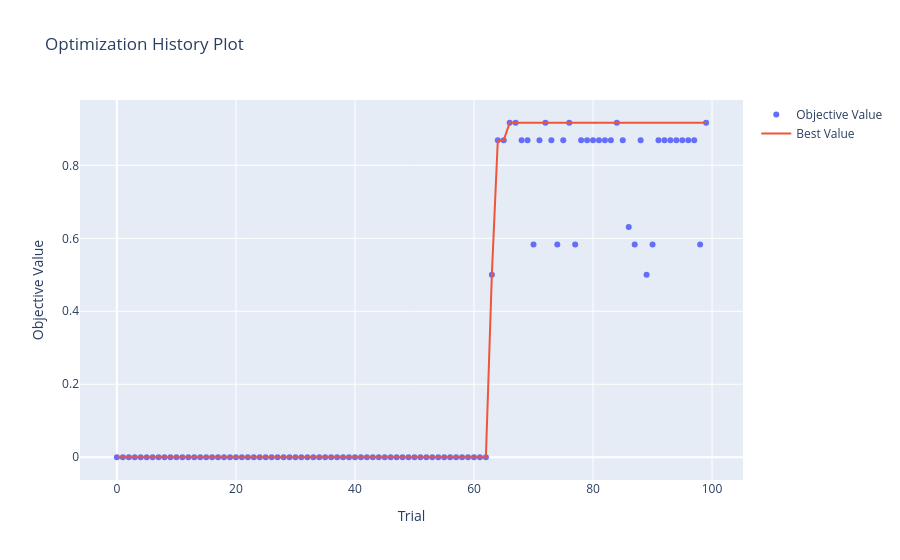

Here is the notebook cell this chart was saved with:
### Code cell
plot_optimization_history(cstudy).show()

### Figure 1 — Plotly figure (JSON) as saved in the notebook; plotly's stock layout.template omitted (floating-point values rounded to 4 significant figures)
{"data": [{"mode": "markers", "name": "Objective Value", "type": "scatter", "x": [0, 1, 2, 3, 4, 5, 6, 7, 8, 9, 10, 11, 12, 13, 14, 15, 16, 17, 18, 19, 20, 21, 22, 23, 24, 25, 26, 27, 28, 29, 30, 31, 32, 33, 34, 35, 36, 37, 38, 39, 40, 41, 42, 43, 44, 45, 46, 47, 48, 49, 50, 51, 52, 53, 54, 55, 56, 57, 58, 59, 60, 61, 62, 63, 64, 65, 66, 67, 68, 69, 70, 71, 72, 73, 74, 75, 76, 77, 78, 79, 80, 81, 82, 83, 84, 85, 86, 87, 88, 89, 90, 91, 92, 93, 94, 95, 96, 97, 98, 99], "y": [0, 0, 0, 0, 0, 0, 0, 0, 0, 0, 0, 0, 0, 0, 0, 0, 0, 0, 0, 0, 0, 0, 0, 0, 0, 0, 0, 0, 0, 0, 0, 0, 0, 0, 0, 0, 0, 0, 0, 0, 0, 0, 0, 0, 0, 0, 0, 0, 0, 0, 0, 0, 0, 0, 0, 0, 0, 0, 0, 0, 0, 0, 0, 0.5, 0.869, 0.869, 0.9167, 0.9167, 0.869, 0.869, 0.5833, 0.869, 0.9167, 0.869, 0.5833, 0.869, 0.9167, 0.5833, 0.869, 0.869, 0.869, 0.869, 0.869, 0.869, 0.9167, 0.869, 0.631, 0.5833, 0.869, 0.5, 0.5833, 0.869, 0.869, 0.869, 0.869, 0.869, 0.869, 0.869, 0.5833, 0.9167]}, {"mode": "lines", "name": "Best Value", "type": "scatter", "x": [0, 1, 2, 3, 4, 5, 6, 7, 8, 9, 10, 11, 12, 13, 14, 15, 16, 17, 18, 19, 20, 21, 22, 23, 24, 25, 26, 27, 28, 29, 30, 31, 32, 33, 34, 35, 36, 37, 38, 39, 40, 41, 42, 43, 44, 45, 46, 47, 48, 49, 50, 51, 52, 53, 54, 55, 56, 57, 58, 59, 60, 61, 62, 63, 64, 65, 66, 67, 68, 69, 70, 71, 72, 73, 74, 75, 76, 77, 78, 79, 80, 81, 82, 83, 84, 85, 86, 87, 88, 89, 90, 91, 92, 93, 94, 95, 96, 97, 98, 99], "y": [0, 0, 0, 0, 0, 0, 0, 0, 0, 0, 0, 0, 0, 0, 0, 0, 0, 0, 0, 0, 0, 0, 0, 0, 0, 0, 0, 0, 0, 0, 0, 0, 0, 0, 0, 0, 0, 0, 0, 0, 0, 0, 0, 0, 0, 0, 0, 0, 0, 0, 0, 0, 0, 0, 0, 0, 0, 0, 0, 0, 0, 0, 0, 0.5, 0.869, 0.869, 0.9167, 0.9167, 0.9167, 0.9167, 0.9167, 0.9167, 0.9167, 0.9167, 0.9167, 0.9167, 0.9167, 0.9167, 0.9167, 0.9167, 0.9167, 0.9167, 0.9167, 0.9167, 0.9167, 0.9167, 0.9167, 0.9167, 0.9167, 0.9167, 0.9167, 0.9167, 0.9167, 0.9167, 0.9167, 0.9167, 0.9167, 0.9167, 0.9167, 0.9167]}, {"marker": {"color": "#cccccc"}, "mode": "markers", "name": "Infeasible Trial", "showlegend": false, "type": "scatter", "x": [], "y": []}], "layout": {"title": {"text": "Optimization History Plot"}, "xaxis": {"title": {"text": "Trial"}}, "yaxis": {"title": {"text": "Objective Value"}}}}
